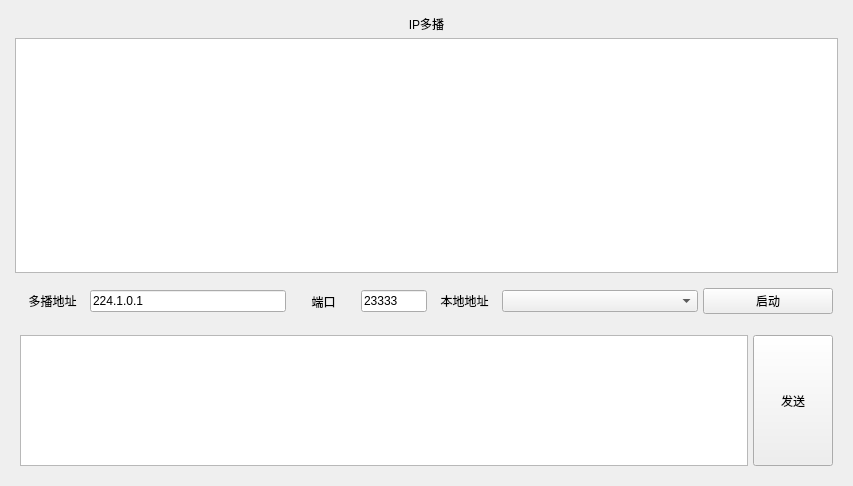
<?xml version="1.0" encoding="UTF-8"?>
<ui version="4.0">
 <class>MainWindow</class>
 <widget class="QMainWindow" name="MainWindow">
  <property name="geometry">
   <rect>
    <x>0</x>
    <y>0</y>
    <width>853</width>
    <height>486</height>
   </rect>
  </property>
  <property name="windowTitle">
   <string>MainWindow</string>
  </property>
  <widget class="QWidget" name="centralWidget">
   <layout class="QHBoxLayout" name="horizontalLayout_11">
    <property name="spacing">
     <number>0</number>
    </property>
    <property name="leftMargin">
     <number>5</number>
    </property>
    <property name="topMargin">
     <number>5</number>
    </property>
    <property name="rightMargin">
     <number>5</number>
    </property>
    <property name="bottomMargin">
     <number>5</number>
    </property>
    <item>
     <widget class="QWidget" name="widget" native="true">
      <property name="enabled">
       <bool>true</bool>
      </property>
      <layout class="QVBoxLayout" name="verticalLayout_8" stretch="0">
       <property name="spacing">
        <number>5</number>
       </property>
       <property name="leftMargin">
        <number>5</number>
       </property>
       <property name="topMargin">
        <number>5</number>
       </property>
       <property name="rightMargin">
        <number>5</number>
       </property>
       <property name="bottomMargin">
        <number>5</number>
       </property>
       <item>
        <widget class="QWidget" name="widget_exp3" native="true">
         <layout class="QVBoxLayout" name="verticalLayout_9" stretch="0,5,1,3">
          <property name="spacing">
           <number>5</number>
          </property>
          <property name="leftMargin">
           <number>5</number>
          </property>
          <property name="topMargin">
           <number>5</number>
          </property>
          <property name="rightMargin">
           <number>5</number>
          </property>
          <property name="bottomMargin">
           <number>5</number>
          </property>
          <item>
           <widget class="QLabel" name="label_22">
            <property name="text">
             <string>&lt;html&gt;&lt;head/&gt;&lt;body&gt;&lt;p&gt;IP多播&lt;/p&gt;&lt;/body&gt;&lt;/html&gt;</string>
            </property>
            <property name="alignment">
             <set>Qt::AlignCenter</set>
            </property>
           </widget>
          </item>
          <item>
           <widget class="QTextBrowser" name="textBrowser_exp3_content"/>
          </item>
          <item>
           <widget class="QWidget" name="widget_exp3_controller" native="true">
            <layout class="QHBoxLayout" name="horizontalLayout_9" stretch="1,3,1,1,1,3,2">
             <property name="spacing">
              <number>5</number>
             </property>
             <property name="leftMargin">
              <number>5</number>
             </property>
             <property name="topMargin">
              <number>5</number>
             </property>
             <property name="rightMargin">
              <number>5</number>
             </property>
             <property name="bottomMargin">
              <number>5</number>
             </property>
             <item>
              <widget class="QLabel" name="label_19">
               <property name="text">
                <string>&lt;html&gt;&lt;head/&gt;&lt;body&gt;&lt;p&gt;多播地址&lt;/p&gt;&lt;/body&gt;&lt;/html&gt;</string>
               </property>
               <property name="alignment">
                <set>Qt::AlignCenter</set>
               </property>
              </widget>
             </item>
             <item>
              <widget class="QLineEdit" name="lineEdit_exp3_remoteIP">
               <property name="text">
                <string>224.1.0.1</string>
               </property>
              </widget>
             </item>
             <item>
              <widget class="QLabel" name="label_21">
               <property name="text">
                <string>端口</string>
               </property>
               <property name="alignment">
                <set>Qt::AlignCenter</set>
               </property>
              </widget>
             </item>
             <item>
              <widget class="QLineEdit" name="lineEdit_exp3_port">
               <property name="text">
                <string>23333</string>
               </property>
               <property name="maxLength">
                <number>5</number>
               </property>
              </widget>
             </item>
             <item>
              <widget class="QLabel" name="label_20">
               <property name="text">
                <string>&lt;html&gt;&lt;head/&gt;&lt;body&gt;&lt;p&gt;本地地址&lt;/p&gt;&lt;/body&gt;&lt;/html&gt;</string>
               </property>
               <property name="alignment">
                <set>Qt::AlignCenter</set>
               </property>
              </widget>
             </item>
             <item>
              <widget class="QComboBox" name="comboBox_exp3_localIp"/>
             </item>
             <item>
              <widget class="QPushButton" name="pushButton_exp3_start">
               <property name="text">
                <string>启动</string>
               </property>
              </widget>
             </item>
            </layout>
           </widget>
          </item>
          <item>
           <widget class="QWidget" name="widget_exp3_send" native="true">
            <layout class="QHBoxLayout" name="horizontalLayout_10">
             <property name="spacing">
              <number>5</number>
             </property>
             <property name="leftMargin">
              <number>5</number>
             </property>
             <property name="topMargin">
              <number>5</number>
             </property>
             <property name="rightMargin">
              <number>5</number>
             </property>
             <property name="bottomMargin">
              <number>5</number>
             </property>
             <item>
              <widget class="QTextEdit" name="textEdit_exp3_send"/>
             </item>
             <item>
              <widget class="QPushButton" name="pushButton_exp3_send">
               <property name="sizePolicy">
                <sizepolicy hsizetype="Minimum" vsizetype="Expanding">
                 <horstretch>0</horstretch>
                 <verstretch>0</verstretch>
                </sizepolicy>
               </property>
               <property name="text">
                <string>发送</string>
               </property>
              </widget>
             </item>
            </layout>
           </widget>
          </item>
         </layout>
        </widget>
       </item>
      </layout>
     </widget>
    </item>
   </layout>
  </widget>
 </widget>
 <layoutdefault spacing="6" margin="11"/>
 <resources/>
 <connections/>
</ui>
